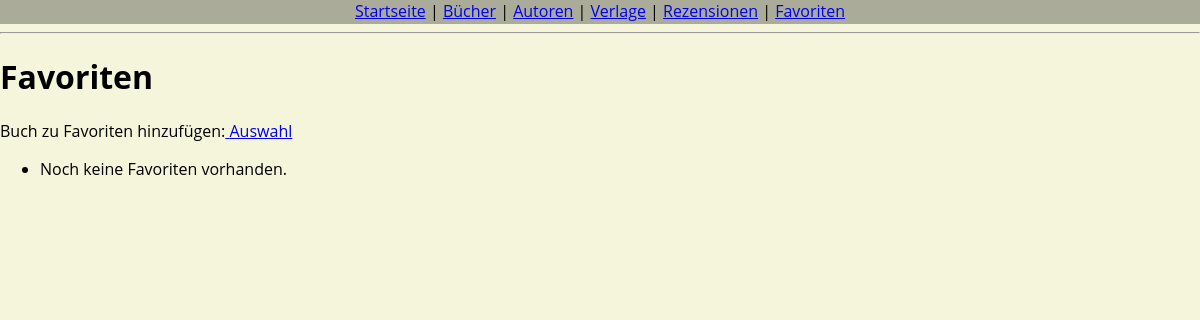
Page /favorites/ on the earlier database version.
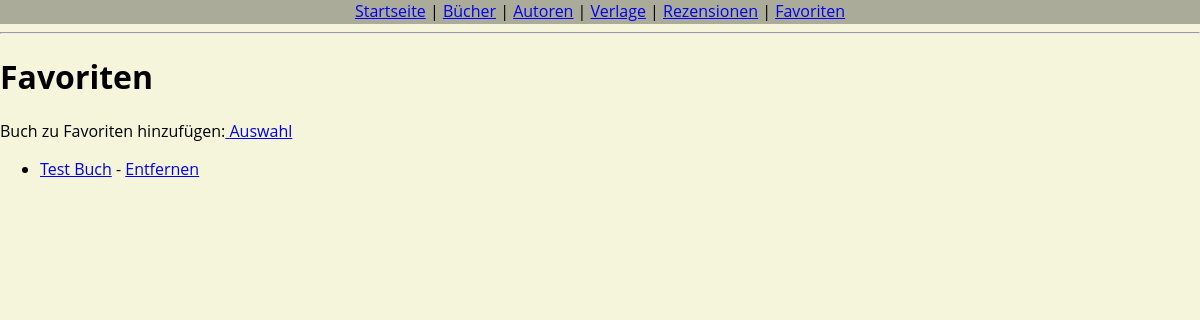
Same page on the later database version.
### library/models.py (models this page shows, shortened)
class FavoriteEntry(models.Model):
    Buch = models.ForeignKey(BookItem, on_delete=models.CASCADE, related_name="favorite_entries")
    AngelegtAm = models.DateTimeField(auto_now_add=True)
    class Meta:
        constraints = [
            models.UniqueConstraint(fields=["Buch"], name="unique_favorite_book")
        ]

class BookItem(models.Model):
    Titel = models.CharField(max_length=200)
    Author = models.ForeignKey(Author, on_delete=models.SET_NULL, null=True, blank=True)
    Veröffentlichungsdatum = models.DateField(default=date.today)
    Publisher = models.ForeignKey(Publisher, on_delete=models.CASCADE, null=True, blank=True)
    Genre = models.CharField(max_length=100, blank=True)
    Beschreibung = models.TextField(blank=True)

### library/views.py (the view)
# urls.py: path("favorites/", views.favorites_list, name="favorites_list"),
def favorites_list(request):
    favorites = FavoriteEntry.objects.select_related("Buch").order_by("-AngelegtAm")
    return render(request, "library/favoriten/favorites_list.html", {"favorites": favorites})

### library/templates/library/favoriten/favorites_list.html
{% extends "library/base.html" %}
{% block content %}
  <h1>Favoriten</h1>
  <p>
    Buch zu Favoriten hinzufügen:<a href="{% url 'favorites_add' %}"> Auswahl</a>
  </p>
  <ul>
    {% for fav in favorites %}
      <li>
        <a href="{% url 'book_detail' fav.Buch.pk %}">{{ fav.Buch.Titel }}</a>
        - <a href="{% url 'favorites_remove' fav.Buch.pk %}">Entfernen</a>
      </li>
    {% empty %}
      <li>Noch keine Favoriten vorhanden.</li>
    {% endfor %}
  </ul>
{% endblock %}

Differences in the rows shown:
added FavoriteEntry: Buch.Titel "Test Buch"
Other differences:
text no longer shown: "Noch keine Favoriten vorhanden."
